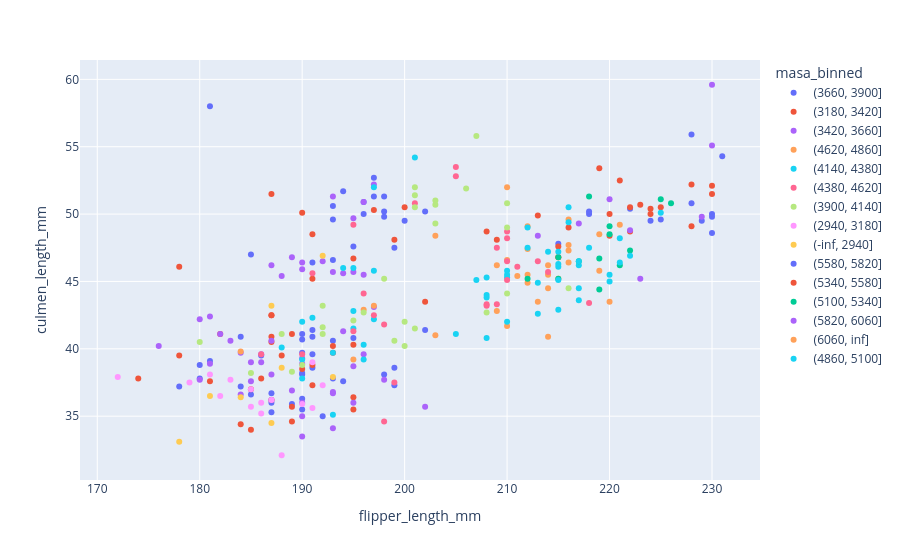

Notebook cell for this chart:
### Markdown cell above
### Cuidado con el color

Para comparar magnitudes, suele ser más fácil leer posiciones sobre un eje
común que estimar tamaños o diferencias de color. Para distinguir categorías
también podemos usar color o forma. En el siguiente gráfico, quince colores
hacen difícil ordenar una variable que ya tiene valores numéricos.

### Code cell
minimo, maximo = df["body_mass_g"].min(), df["body_mass_g"].max()
cortes = [minimo + i * (maximo - minimo) / 15 for i in range(1, 15)]

df_binned = df.with_columns(
    pl.col("body_mass_g").cut(cortes).alias("masa_binned")
)

fig_colores = px.scatter(
    df_binned,
    x="flipper_length_mm",
    y="culmen_length_mm",
    color="masa_binned",
)
fig_colores.show()

### Figure 1 — Plotly figure (JSON) as saved in the notebook; plotly's stock layout.template omitted (floating-point values rounded to 4 significant figures)
{"data": [{"hovertemplate": "masa_binned=(3660, 3900]<br>flipper_length_mm=%{x}<br>culmen_length_mm=%{y}<extra></extra>", "legendgroup": "(3660, 3900]", "marker": {"color": "#636efa", "symbol": "circle"}, "mode": "markers", "name": "(3660, 3900]", "orientation": "v", "showlegend": true, "type": "scatter", "x": [181, 186, 180, 191, 185, 189, 180, 187, 178, 184, 195, 191, 193, 194, 190, 190, 191, 184, 187, 190, 190, 192, 199, 190, 198, 191, 199, 202, 190, 190, 193, 187, 196, 197, 197, 198, 193, 194, 185, 181, 193, 200, 191, 199, 195, 196, 198, 202, 193, 198], "xaxis": "x", "y": [39.1, 39.5, 37.8, 38.6, 36.6, 35.9, 38.8, 35.3, 37.2, 40.9, 40.8, 41.4, 40.6, 37.6, 39.7, 35.5, 40.9, 37.2, 36.7, 36.3, 38.1, 35.0, 38.6, 38.2, 38.1, 39.6, 37.3, 41.4, 41.1, 40.7, 37.8, 36.0, 50.0, 52.7, 51.3, 51.3, 46.6, 51.7, 47.0, 58.0, 50.6, 49.5, 46.4, 47.5, 47.6, 50.9, 49.8, 50.2, 49.6, 50.2], "yaxis": "y"}, {"hovertemplate": "masa_binned=(3180, 3420]<br>flipper_length_mm=%{x}<br>culmen_length_mm=%{y}<extra></extra>", "legendgroup": "(3180, 3420]", "marker": {"color": "#EF553B", "symbol": "circle"}, "mode": "markers", "name": "(3180, 3420]", "orientation": "v", "showlegend": true, "type": "scatter", "x": [195, 186, 182, 184, 174, 187, 178, 188, 195, 181, 195, 189, 191, 185, 187, 193, 189, 189, 191, 190, 185, 193, 178, 197, 191, 195, 200, 187, 187, 190, 187, 199, 187, 191, 202], "xaxis": "x", "y": [40.3, 37.8, 41.1, 34.4, 37.8, 40.5, 39.5, 39.5, 36.4, 37.6, 35.5, 34.6, 37.3, 34.0, 36.2, 39.7, 35.7, 41.1, 38.8, 38.5, 37.0, 40.2, 46.1, 50.3, 48.5, 46.7, 50.5, 40.9, 42.5, 50.1, 51.5, 48.1, 42.5, 45.2, 43.5], "yaxis": "y"}, {"hovertemplate": "masa_binned=(3420, 3660]<br>flipper_length_mm=%{x}<br>culmen_length_mm=%{y}<extra></extra>", "legendgroup": "(3420, 3660]", "marker": {"color": "#ab63fa", "symbol": "circle"}, "mode": "markers", "name": "(3420, 3660]", "orientation": "v", "showlegend": true, "type": "scatter", "x": [193, 190, 181, 193, 195, 180, 183, 180, 182, 190, 186, 190, 186, 185, 190, 196, 187, 194, 189, 190, 202, 184, 198, 176, 197, 193, 187, 187, 185, 184, 195, 192, 193, 188, 190, 190, 181, 195, 187, 196, 196, 193, 197, 194, 189, 195], "xaxis": "x", "y": [36.7, 39.3, 38.9, 34.1, 38.7, 37.7, 40.6, 42.2, 41.1, 36.0, 39.6, 35.0, 39.0, 37.6, 33.5, 39.6, 36.2, 41.3, 36.9, 38.9, 35.7, 39.7, 37.7, 40.2, 43.1, 36.8, 38.1, 40.6, 39.0, 36.6, 36.0, 46.5, 51.3, 45.4, 45.9, 46.4, 42.4, 49.7, 46.2, 50.9, 45.5, 45.7, 52.2, 45.6, 46.8, 45.7], "yaxis": "y"}, {"hovertemplate": "masa_binned=(4620, 4860]<br>flipper_length_mm=%{x}<br>culmen_length_mm=%{y}<extra></extra>", "legendgroup": "(4620, 4860]", "marker": {"color": "#FFA15A", "symbol": "circle"}, "mode": "markers", "name": "(4620, 4860]", "orientation": "v", "showlegend": true, "type": "scatter", "x": [195, 184, 196, 203, 197, 210, 211, 214, 214, 209, 209, 216, 210, 219, 214, 220, 216, 216, 215, 212, 212, 212, 212, 214, 203, 219, 216, 210, 213, 215], "xaxis": "x", "y": [39.2, 39.8, 42.9, 41.0, 43.2, 52.0, 45.4, 40.9, 45.5, 46.2, 42.8, 49.6, 46.6, 45.8, 46.2, 43.5, 47.7, 46.4, 45.2, 49.1, 47.4, 44.9, 45.5, 44.5, 48.4, 48.5, 47.3, 41.7, 43.5, 46.8], "yaxis": "y"}, {"hovertemplate": "masa_binned=(4140, 4380]<br>flipper_length_mm=%{x}<br>culmen_length_mm=%{y}<extra></extra>", "legendgroup": "(4140, 4380]", "marker": {"color": "#19d3f3", "symbol": "circle"}, "mode": "markers", "name": "(4140, 4380]", "orientation": "v", "showlegend": true, "type": "scatter", "x": [190, 194, 196, 191, 188, 197, 195, 193, 205, 208, 196, 190, 197, 195, 193, 190, 195, 197, 201, 212, 210, 210, 208, 210, 210, 208, 208, 217], "xaxis": "x", "y": [42.0, 46.0, 39.2, 42.3, 40.1, 45.8, 42.8, 35.1, 41.1, 40.8, 40.3, 37.8, 42.2, 41.5, 39.7, 39.2, 46.0, 52.0, 54.2, 49.0, 45.8, 42.0, 44.0, 45.3, 45.5, 43.8, 45.3, 46.2], "yaxis": "y"}, {"hovertemplate": "masa_binned=(4380, 4620]<br>flipper_length_mm=%{x}<br>culmen_length_mm=%{y}<extra></extra>", "legendgroup": "(4380, 4620]", "marker": {"color": "#FF6692", "symbol": "circle"}, "mode": "markers", "name": "(4380, 4620]", "orientation": "v", "showlegend": true, "type": "scatter", "x": [198, 197, 196, 190, 195, 198, 186, 191, 199, 195, 205, 205, 201, 211, 210, 210, 209, 213, 210, 210, 208, 214, 209, 218, 208], "xaxis": "x", "y": [34.6, 42.5, 44.1, 39.6, 41.3, 41.8, 39.6, 45.6, 37.5, 49.2, 52.8, 53.5, 50.8, 46.1, 48.7, 46.5, 43.3, 46.5, 48.2, 45.1, 43.2, 45.7, 47.5, 43.4, 43.3], "yaxis": "y"}, {"hovertemplate": "masa_binned=(3900, 4140]<br>flipper_length_mm=%{x}<br>culmen_length_mm=%{y}<extra></extra>", "legendgroup": "(3900, 4140]", "marker": {"color": "#B6E880", "symbol": "circle"}, "mode": "markers", "name": "(3900, 4140]", "orientation": "v", "showlegend": true, "type": "scatter", "x": [185, 180, 190, 200, 192, 192, 188, 195, 189, 192, 196, 199, 210, 200, 201, 198, 201, 201, 203, 210, 201, 203, 203, 206, 207, 210, 216, 208], "xaxis": "x", "y": [38.2, 40.5, 38.8, 42.0, 41.1, 41.6, 41.1, 42.1, 38.3, 43.2, 42.7, 40.6, 44.1, 40.2, 41.5, 45.2, 52.0, 50.5, 51.0, 49.0, 51.4, 50.7, 49.3, 51.9, 55.8, 50.8, 44.5, 42.7], "yaxis": "y"}, {"hovertemplate": "masa_binned=(2940, 3180]<br>flipper_length_mm=%{x}<br>culmen_length_mm=%{y}<extra></extra>", "legendgroup": "(2940, 3180]", "marker": {"color": "#FF97FF", "symbol": "circle"}, "mode": "markers", "name": "(2940, 3180]", "orientation": "v", "showlegend": true, "type": "scatter", "x": [172, 182, 186, 185, 179, 185, 190, 183, 181, 187, 186, 191, 191, 188, 192], "xaxis": "x", "y": [37.9, 36.5, 36.0, 37.0, 37.5, 35.7, 35.9, 37.7, 38.1, 36.2, 35.2, 39.0, 35.6, 32.1, 37.3], "yaxis": "y"}, {"hovertemplate": "masa_binned=(-inf, 2940]<br>flipper_length_mm=%{x}<br>culmen_length_mm=%{y}<extra></extra>", "legendgroup": "(-inf, 2940]", "marker": {"color": "#FECB52", "symbol": "circle"}, "mode": "markers", "name": "(-inf, 2940]", "orientation": "v", "showlegend": true, "type": "scatter", "x": [187, 181, 184, 178, 193, 188, 187, 192], "xaxis": "x", "y": [34.5, 36.5, 36.4, 33.1, 37.9, 38.6, 43.2, 46.9], "yaxis": "y"}, {"hovertemplate": "masa_binned=(5580, 5820]<br>flipper_length_mm=%{x}<br>culmen_length_mm=%{y}<extra></extra>", "legendgroup": "(5580, 5820]", "marker": {"color": "#636efa", "symbol": "circle"}, "mode": "markers", "name": "(5580, 5820]", "orientation": "v", "showlegend": true, "type": "scatter", "x": [230, 218, 218, 215, 225, 231, 230, 229, 230, 228, 224, 228, 222], "xaxis": "x", "y": [50.0, 50.0, 50.2, 47.8, 49.6, 54.3, 49.8, 49.5, 48.6, 50.8, 49.5, 55.9, 50.4], "yaxis": "y"}, {"hovertemplate": "masa_binned=(5340, 5580]<br>flipper_length_mm=%{x}<br>culmen_length_mm=%{y}<extra></extra>", "legendgroup": "(5340, 5580]", "marker": {"color": "#EF553B", "symbol": "circle"}, "mode": "markers", "name": "(5340, 5580]", "orientation": "v", "showlegend": true, "type": "scatter", "x": [215, 216, 222, 220, 220, 208, 222, 225, 224, 223, 221, 224, 230, 228, 228, 215, 219, 209, 230, 213], "xaxis": "x", "y": [47.6, 49.0, 48.7, 50.0, 48.4, 48.7, 50.5, 50.5, 50.4, 50.7, 52.5, 50.0, 52.1, 52.2, 49.1, 46.8, 53.4, 48.1, 51.5, 49.9], "yaxis": "y"}, {"hovertemplate": "masa_binned=(5100, 5340]<br>flipper_length_mm=%{x}<br>culmen_length_mm=%{y}<extra></extra>", "legendgroup": "(5100, 5340]", "marker": {"color": "#00cc96", "symbol": "circle"}, "mode": "markers", "name": "(5100, 5340]", "orientation": "v", "showlegend": true, "type": "scatter", "x": [219, 215, 222, 220, 219, 215, 220, 221, 217, 218, 226, 225, 212], "xaxis": "x", "y": [46.7, 46.8, 47.3, 49.1, 44.4, 45.2, 48.5, 46.2, 46.5, 51.3, 50.8, 51.1, 45.2], "yaxis": "y"}, {"hovertemplate": "masa_binned=(5820, 6060]<br>flipper_length_mm=%{x}<br>culmen_length_mm=%{y}<extra></extra>", "legendgroup": "(5820, 6060]", "marker": {"color": "#ab63fa", "symbol": "circle"}, "mode": "markers", "name": "(5820, 6060]", "orientation": "v", "showlegend": true, "type": "scatter", "x": [213, 217, 230, 220, 223, 229, 230, 222], "xaxis": "x", "y": [48.4, 49.3, 59.6, 51.1, 45.2, 49.8, 55.1, 48.8], "yaxis": "y"}, {"hovertemplate": "masa_binned=(6060, inf]<br>flipper_length_mm=%{x}<br>culmen_length_mm=%{y}<extra></extra>", "legendgroup": "(6060, inf]", "marker": {"color": "#FFA15A", "symbol": "circle"}, "mode": "markers", "name": "(6060, inf]", "orientation": "v", "showlegend": true, "type": "scatter", "x": [221], "xaxis": "x", "y": [49.2], "yaxis": "y"}, {"hovertemplate": "masa_binned=(4860, 5100]<br>flipper_length_mm=%{x}<br>culmen_length_mm=%{y}<extra></extra>", "legendgroup": "(4860, 5100]", "marker": {"color": "#19d3f3", "symbol": "circle"}, "mode": "markers", "name": "(4860, 5100]", "orientation": "v", "showlegend": true, "type": "scatter", "x": [215, 215, 215, 215, 207, 213, 217, 213, 225, 217, 220, 220, 221, 221, 212, 218, 216, 222, 215, 216, 217, 214], "xaxis": "x", "y": [45.1, 46.3, 42.9, 46.1, 45.1, 42.6, 43.6, 44.9, 50.1, 46.5, 45.0, 45.5, 46.4, 48.2, 47.5, 47.5, 49.4, 46.9, 47.2, 50.5, 44.5, 47.2], "yaxis": "y"}], "layout": {"legend": {"title": {"text": "masa_binned"}, "tracegroupgap": 0}, "margin": {"t": 60}, "xaxis": {"anchor": "y", "domain": [0, 1], "title": {"text": "flipper_length_mm"}}, "yaxis": {"anchor": "x", "domain": [0, 1], "title": {"text": "culmen_length_mm"}}}}
